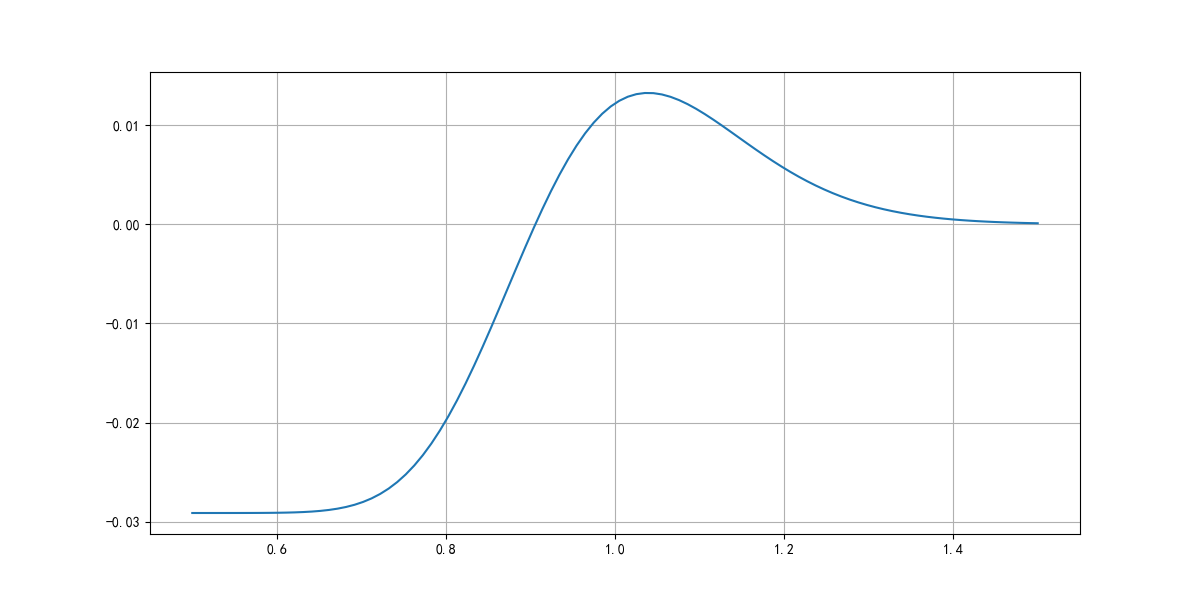

Generate this figure with Python:
'''
Author: dkl
Description: 欧式看跌期权theta
Date: 2023-09-20 11:54:57
'''
import numpy as np
import matplotlib.pyplot as plt
from pylab import mpl
mpl.rcParams['font.sans-serif'] = ['SimHei']
mpl.rcParams['axes.unicode_minus'] = False     # 用来正常显示负号


def theta_option(S, K, sigma, r, T, optype):
    import numpy as np
    from scipy.stats import norm
    d1 = (np.log(S/K)+(r+sigma**2/2)*T)/(sigma*np.sqrt(T))
    d2 = d1 - sigma*np.sqrt(T)
    theta_call = -(S*sigma*np.exp(-d1**2/2)) / \
        (2*np.sqrt(2*np.pi*T)) - r*K*np.exp(-r*T)*norm.cdf(d2)
    if optype == 'call':
        theta = theta_call
    else:
        theta = theta_call + r*K*np.exp(-r*T)
    return theta


# 标的价格与Theta的关系
S_list = np.linspace(0.5, 1.5, 100)
theta_list = theta_option(S=S_list, K=1, sigma=0.13, r=0.03, T=1, optype='put')


plt.figure(figsize=(12, 6))
plt.plot(S_list, -theta_list, label='看跌期权')
plt.grid('True')
plt.savefig('欧式看跌期权空头theta.png')
plt.show()
